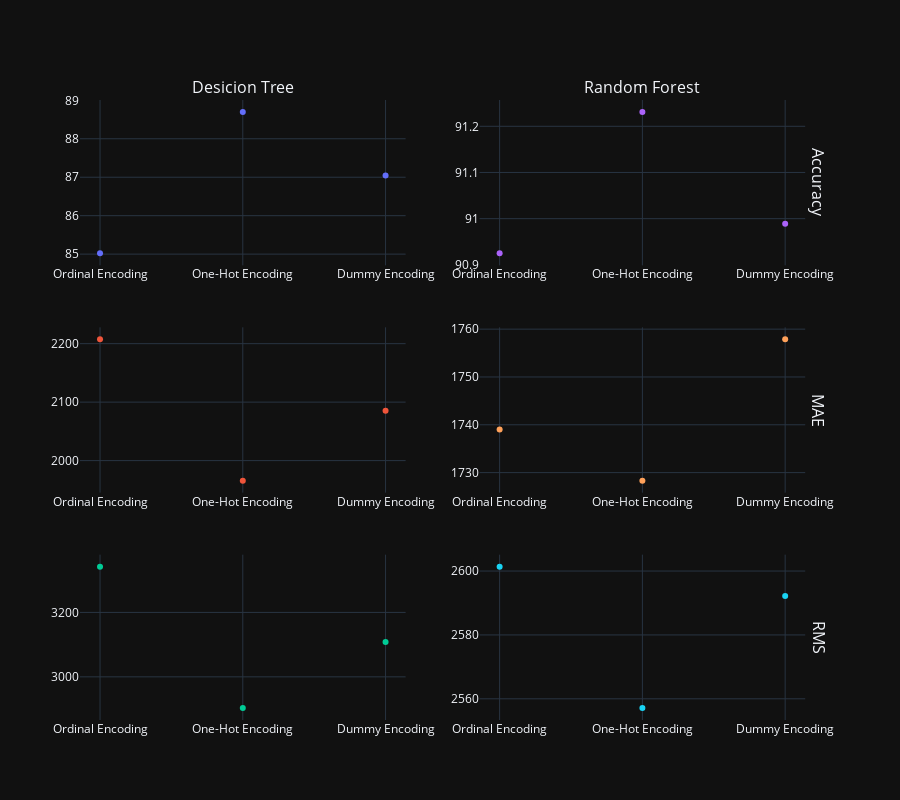

Write notebook code for a chart like this one.
### Code cell
fig = make_subplots(
    rows=3, cols=2,
    row_titles=('Accuracy', 'MAE', 'RMS'),
    column_titles = ('Desicion Tree', 'Random Forest')
)

for col, (regressors, scores) in enumerate(score_dict.items()):
    for row, (enc, val) in enumerate(scores.items()):
        x = list(val.keys())
        fig.add_trace(
            go.Scatter(x=x, y=list(val.values()), mode='markers'),
            row=row+1, col=col+1
        )

fig.update_layout(
    template="plotly_dark",
    showlegend=False,
    height=800
)

### Figure 1 — Plotly figure (JSON) as saved in the notebook; plotly's stock layout.template omitted (floating-point values rounded to 4 significant figures)
{"data": [{"mode": "markers", "type": "scatter", "x": ["Ordinal Encoding", "One-Hot Encoding", "Dummy Encoding"], "xaxis": "x", "y": [85.02, 88.7, 87.05], "yaxis": "y"}, {"mode": "markers", "type": "scatter", "x": ["Ordinal Encoding", "One-Hot Encoding", "Dummy Encoding"], "xaxis": "x3", "y": [2207.0, 1966.0, 2085.0], "yaxis": "y3"}, {"mode": "markers", "type": "scatter", "x": ["Ordinal Encoding", "One-Hot Encoding", "Dummy Encoding"], "xaxis": "x5", "y": [3342.0, 2903.0, 3108.0], "yaxis": "y5"}, {"mode": "markers", "type": "scatter", "x": ["Ordinal Encoding", "One-Hot Encoding", "Dummy Encoding"], "xaxis": "x2", "y": [90.92, 91.23, 90.99], "yaxis": "y2"}, {"mode": "markers", "type": "scatter", "x": ["Ordinal Encoding", "One-Hot Encoding", "Dummy Encoding"], "xaxis": "x4", "y": [1739.0, 1728.0, 1758.0], "yaxis": "y4"}, {"mode": "markers", "type": "scatter", "x": ["Ordinal Encoding", "One-Hot Encoding", "Dummy Encoding"], "xaxis": "x6", "y": [2601.0, 2557.0, 2592.0], "yaxis": "y6"}], "layout": {"annotations": [{"font": {"size": 16}, "showarrow": false, "text": "Desicion Tree", "x": 0.22, "xanchor": "center", "xref": "paper", "y": 1, "yanchor": "bottom", "yref": "paper"}, {"font": {"size": 16}, "showarrow": false, "text": "Random Forest", "x": 0.76, "xanchor": "center", "xref": "paper", "y": 1, "yanchor": "bottom", "yref": "paper"}, {"font": {"size": 16}, "showarrow": false, "text": "Accuracy", "textangle": 90, "x": 0.98, "xanchor": "left", "xref": "paper", "y": 0.8667, "yanchor": "middle", "yref": "paper"}, {"font": {"size": 16}, "showarrow": false, "text": "MAE", "textangle": 90, "x": 0.98, "xanchor": "left", "xref": "paper", "y": 0.5, "yanchor": "middle", "yref": "paper"}, {"font": {"size": 16}, "showarrow": false, "text": "RMS", "textangle": 90, "x": 0.98, "xanchor": "left", "xref": "paper", "y": 0.1333, "yanchor": "middle", "yref": "paper"}], "height": 800, "showlegend": false, "xaxis": {"anchor": "y", "domain": [0, 0.44]}, "xaxis2": {"anchor": "y2", "domain": [0.54, 0.98]}, "xaxis3": {"anchor": "y3", "domain": [0, 0.44]}, "xaxis4": {"anchor": "y4", "domain": [0.54, 0.98]}, "xaxis5": {"anchor": "y5", "domain": [0, 0.44]}, "xaxis6": {"anchor": "y6", "domain": [0.54, 0.98]}, "yaxis": {"anchor": "x", "domain": [0.7333, 1]}, "yaxis2": {"anchor": "x2", "domain": [0.7333, 1]}, "yaxis3": {"anchor": "x3", "domain": [0.3667, 0.6333]}, "yaxis4": {"anchor": "x4", "domain": [0.3667, 0.6333]}, "yaxis5": {"anchor": "x5", "domain": [0, 0.2667]}, "yaxis6": {"anchor": "x6", "domain": [0, 0.2667]}}}
